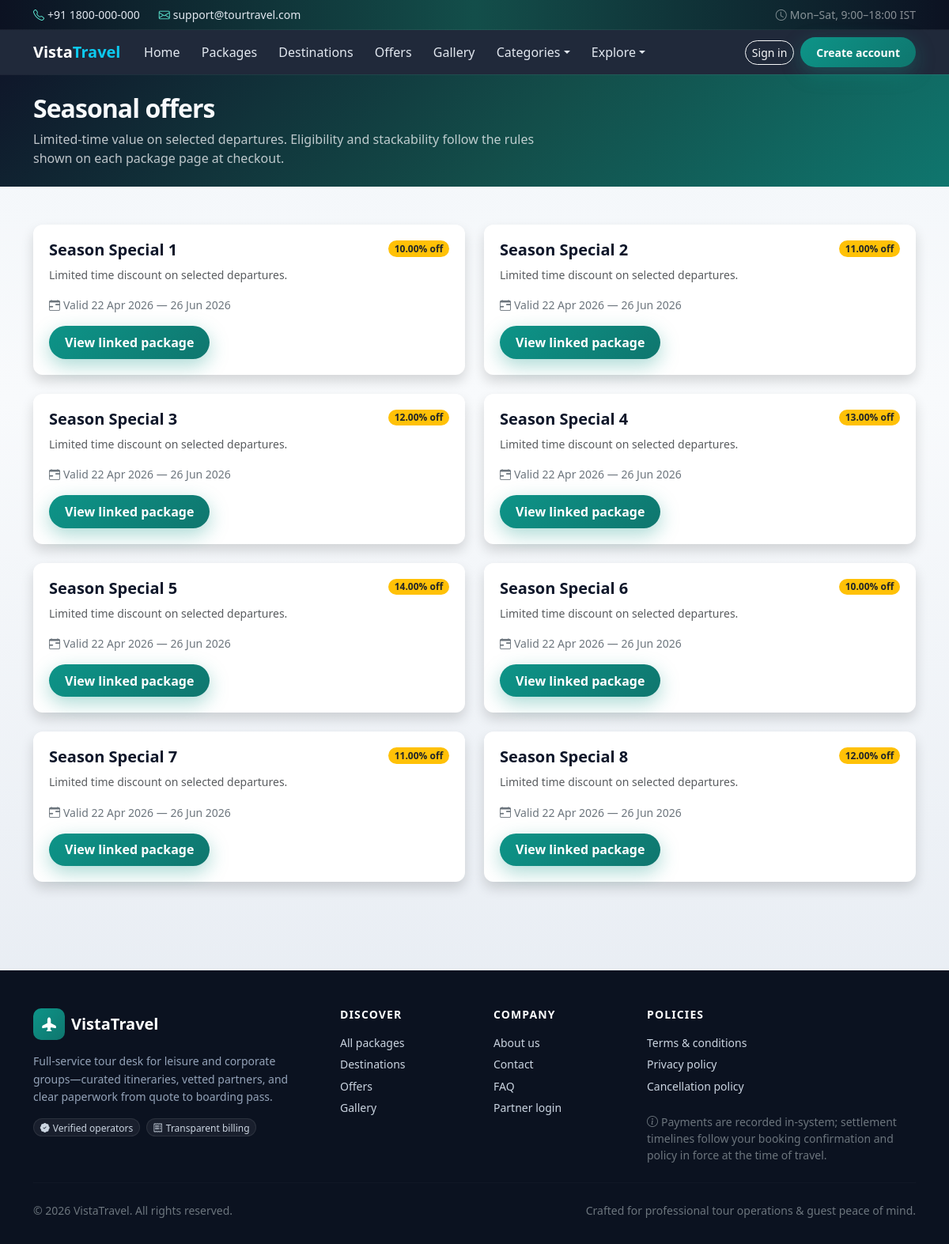
Screenshot of /offers with the database file from the repository.
### app/models.py (models this page shows)
class Offer(db.Model):
    __tablename__ = "offers"
    id = db.Column(db.Integer, primary_key=True)
    title = db.Column(db.String(160), nullable=False)
    description = db.Column(db.Text)
    discount_percent = db.Column(db.Numeric(5, 2))
    discount_fixed = db.Column(db.Numeric(12, 2))
    package_id = db.Column(db.Integer, db.ForeignKey("tour_packages.id"))
    start_date = db.Column(db.Date)
    end_date = db.Column(db.Date)
    is_active = db.Column(db.Boolean, default=True)
    created_at = db.Column(db.DateTime, default=utcnow)
    updated_at = db.Column(db.DateTime, default=utcnow, onupdate=utcnow)
    package = db.relationship("TourPackage", backref="offers")

### app/public_routes.py (the view)
@public_bp.route("/offers")
def offers_page():
    today = date.today()
    items = Offer.query.filter(
        Offer.is_active == True,
        or_(Offer.start_date == None, Offer.start_date <= today),
        or_(Offer.end_date == None, Offer.end_date >= today),
    ).all()
    return render_template("public/offers.html", offers=items)

### app/templates/public/offers.html (shortened to what this page needs)
{% extends 'base_public.html' %}
{% block content %}
<section class="tt-page-hero py-4">
  <div class="container">
    <h1 class="h2 fw-bold mb-2">Seasonal offers</h1>
    <p class="tt-page-hero-lead mb-0">Limited-time value on selected departures. Eligibility and stackability follow the rules shown on each package page at checkout.</p>
  </div>
</section>
<div class="container py-5">
  <div class="row g-4">
    {% for o in offers %}
      <div class="col-md-6">
        <div class="tt-panel border-0 shadow h-100">
          <div class="tt-panel-body">
            <div class="d-flex justify-content-between align-items-start gap-2 mb-2">
              <h2 class="h5 fw-bold text-tt-navy mb-0">{{ o.title }}</h2>
              {% if o.discount_percent %}<span class="badge bg-warning text-dark rounded-pill">{{ o.discount_percent }}% off</span>{% endif %}
            </div>
            <p class="text-muted small tt-prose">{{ o.description or '' }}</p>
            <p class="small text-secondary mb-3"><i class="bi bi-calendar-range me-1"></i>Valid {% if o.start_date %}{{ o.start_date.strftime('%d %b %Y') }}{% else %}from publication{% endif %} — {% if o.end_date %}{{ o.end_date.strftime('%d %b %Y') }}{% else %}until withdrawn{% endif %}</p>
            {% if o.package %}
              <a class="btn btn-tt-primary rounded-pill" href="{{ url_for('public.package_detail', pkg_id=o.package.id) }}">View linked package</a>
            {% endif %}
          </div>
        </div>
      </div>
    {% else %}
      <div class="col-12 text-center py-5 text-muted">
        <i class="bi bi-tag d-block fs-1 mb-3 opacity-50"></i>
        There are no active promotional campaigns right now. Check back or subscribe via your travel consultant.
      </div>
    {% endfor %}
  </div>
</div>
{% endblock %}

### app/static/css/theme.css (style rules this page uses)
:root { --tt-teal: #0d9488; --tt-teal-dark: #0f766e; --tt-navy: #0f172a; --tt-sand: #f8fafc; --tt-accent: #f59e0b; --tt-mint: #5eead4; --tt-radius: 12px; --tt-shadow: 0 12px 40px rgba(15, 23, 42, 0.08); --tt-shadow-sm: 0 4px 20px rgba(15, 23, 42, 0.06); --admin-sidebar-w: 272px; --admin-accent: #2dd4bf; --admin-heading: #0f172a; --admin-muted: #64748b; }
body { font-family: "Segoe UI", system-ui, -apple-system, Roboto, "Helvetica Neue", Arial, sans-serif; color: #1e293b; background: linear-gradient(180deg, #f1f5f9 0%, var(--tt-sand) 32%, #e2e8f0 100%); background-attachment: fixed; min-height: 100vh; }
.text-tt-navy { color: var(--tt-navy) !important; }
.tt-page-hero { background: linear-gradient(135deg, #0f172a 0%, #134e4a 55%, #0f766e 100%); color: #f8fafc; padding: 2.5rem 0 2rem; margin-bottom: 0; }
.tt-page-hero h1 { font-weight: 700; letter-spacing: -0.03em; }
.tt-page-hero .tt-page-hero-lead { color: rgba(248, 250, 252, 0.75); max-width: 42rem; }
.tt-panel { background: #fff; border-radius: var(--tt-radius); box-shadow: var(--tt-shadow-sm); border: 1px solid rgba(148, 163, 184, 0.12); }
.tt-panel-body { padding: 1.25rem; }
.tt-prose { line-height: 1.65; color: #334155; }
.btn-tt-primary { background: linear-gradient(135deg, var(--tt-teal), var(--tt-teal-dark)); border: none; color: #fff; font-weight: 600; padding: 0.55rem 1.25rem; border-radius: 999px; box-shadow: 0 8px 24px rgba(13, 148, 136, 0.35); }

### rows the page displays
Offer: title "Season Special 1", discount_percent "10.00", description "Limited time discount on selected departures.", start_date "22 Apr 2026", end_date "26 Jun 2026"
Offer: title "Season Special 2", discount_percent "11.00", description "Limited time discount on selected departures.", start_date "22 Apr 2026", end_date "26 Jun 2026"
Offer: title "Season Special 3", discount_percent "12.00", description "Limited time discount on selected departures.", start_date "22 Apr 2026", end_date "26 Jun 2026"
Offer: title "Season Special 4", discount_percent "13.00", description "Limited time discount on selected departures.", start_date "22 Apr 2026", end_date "26 Jun 2026"
Offer: title "Season Special 5", discount_percent "14.00", description "Limited time discount on selected departures.", start_date "22 Apr 2026", end_date "26 Jun 2026"
Offer: title "Season Special 6", discount_percent "10.00", description "Limited time discount on selected departures.", start_date "22 Apr 2026", end_date "26 Jun 2026"
Offer: title "Season Special 7", discount_percent "11.00", description "Limited time discount on selected departures.", start_date "22 Apr 2026", end_date "26 Jun 2026"
Offer: title "Season Special 8", discount_percent "12.00", description "Limited time discount on selected departures.", start_date "22 Apr 2026", end_date "26 Jun 2026"
